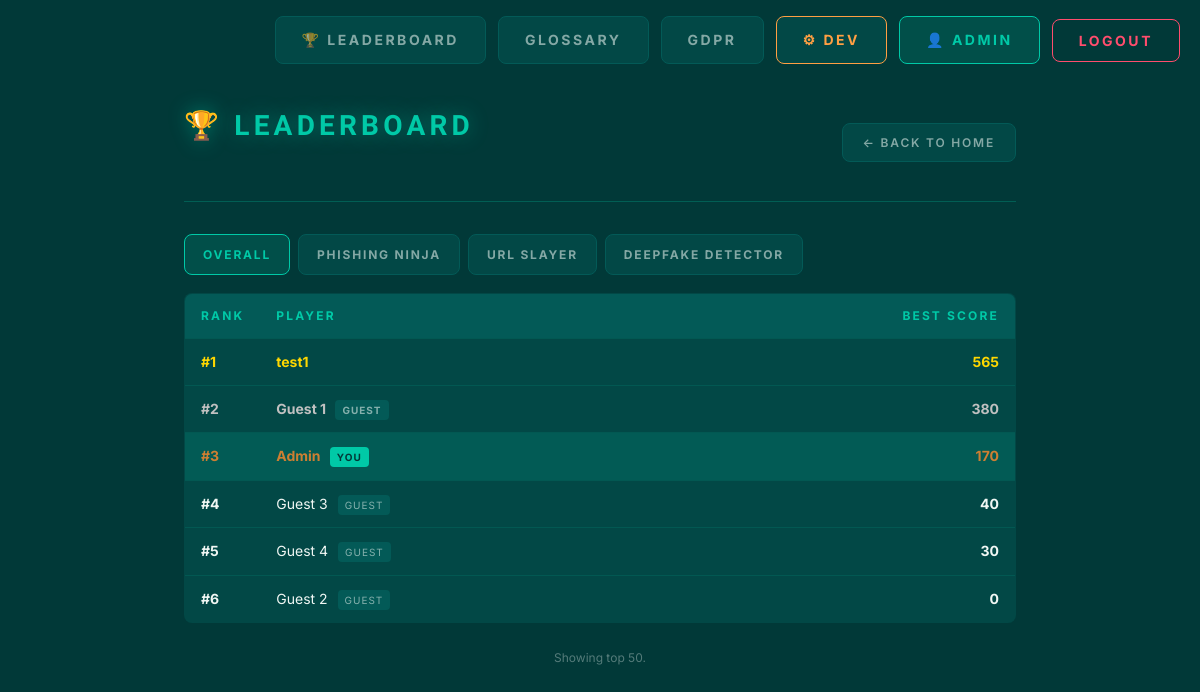
Page /leaderboard/ (signed in) on the committed database.
### game/models.py (models this page shows, shortened)
class GuestPlayer(models.Model):
    session_key  = models.CharField(max_length=64, unique=True, db_index=True)
    display_name = models.CharField(max_length=32)
    created_at   = models.DateTimeField(auto_now_add=True)
    class Meta:
        ordering = ['created_at']

### game/views.py (the view)
# urls.py: path('leaderboard/',     views.leaderboard_view,    name='leaderboard'),
def leaderboard_view(request):
    game_filter = request.GET.get('game', 'total')
    rows = []
    if game_filter in ('email', 'url', 'ai'):
        qs = (
            GameSession.objects
            .filter(game=game_filter)
            .values('user__username', 'guest__display_name', 'user_id', 'guest_id')
            .annotate(best=Max('score'))
            .order_by('-best')[:50]
        )
        for r in qs:
            name = r['user__username'] or r['guest__display_name'] or 'Unknown'
            rows.append({
                'name':     name,
                'is_guest': r['guest_id'] is not None,
                'is_you':   request.user.is_authenticated and r['user__username'] == request.user.username,
                'score':    r['best'],
            })
    else:
        agg = {}
        for game_code, _ in GAME_CHOICES:
            for s in (
                GameSession.objects
                .filter(game=game_code)
                .values('user_id', 'guest_id', 'user__username', 'guest__display_name')
                .annotate(best=Max('score'))
            ):
                key = ('u', s['user_id']) if s['user_id'] else ('g', s['guest_id'])
                if key not in agg:
                    agg[key] = {
                        'name':     s['user__username'] or s['guest__display_name'] or 'Unknown',
                        'is_guest': s['guest_id'] is not None,
                        'is_you':   request.user.is_authenticated and s['user__username'] == request.user.username,
                        'score':    0,
                    }
                agg[key]['score'] += s['best'] or 0
        rows = sorted(agg.values(), key=lambda x: -x['score'])[:50]
    return render(request, 'game/leaderboard.html', {
        'rows': rows,
        'game_filter': game_filter,
        'tabs': [
            ('total', 'Overall'),
            ('email', 'Phishing Ninja'),
            ('url',   'URL Slayer'),
            ('ai',    'Deepfake Detector'),
        ],
    })

### game/templates/game/leaderboard.html (shortened to what this page needs)
{% load static %}
<!DOCTYPE html>
<html lang="en">
<head>
    <link rel="stylesheet" href="{% static 'css/style.css' %}">
</head>
<body>
    {% include 'game/navbar.html' %}
    <div class="container leaderboard-container">
        <div class="header">
            <h1>🏆 Leaderboard</h1>
            <a href="{% url 'home' %}" class="back-link">← Back to Home</a>
        </div>
        <div class="leaderboard-tabs">
            {% for code, label in tabs %}
                <a href="?game={{ code }}" class="tab-btn {% if game_filter == code %}active{% endif %}">{{ label }}</a>
            {% endfor %}
        </div>
        {% if rows %}
        <table class="leaderboard-table">
            <thead>
                <tr><th class="rank-cell">Rank</th><th>Player</th><th class="score-cell">Best Score</th></tr>
            </thead>
            <tbody>
                {% for row in rows %}
                <tr class="{% if row.is_you %}is-you{% endif %}">
                    <td class="rank-cell">#{{ forloop.counter }}</td>
                    <td>
                        {{ row.name }}
                        {% if row.is_guest %}<span class="guest-tag">Guest</span>{% endif %}
                        {% if row.is_you %}<span class="guest-tag" style="background:var(--green); color:var(--bg);">You</span>{% endif %}
                    </td>
                    <td class="score-cell">{{ row.score }}</td>
                </tr>
                {% endfor %}
            </tbody>
        </table>
        {% else %}
        <p style="text-align:center; color:var(--text-dim); padding:40px;">
            No scores yet. Be the first to play!
        </p>
        {% endif %}
        <p style="text-align:center; margin-top:24px; font-size:var(--font-xs); color:var(--text-muted);">
            Showing top 50.
        </p>
    </div>
</body>
</html>

### game/templates/game/navbar.html (shortened to what this page needs)
<div class="nav-bar">
    <a href="{% url 'leaderboard' %}" class="nav-btn">🏆 Leaderboard</a>
    <a href="{% url 'glossary' %}" class="nav-btn">Glossary</a>
    <a href="{% url 'gdpr' %}" class="nav-btn">GDPR</a>
    {% if user.is_authenticated %}
        {% if user.is_staff %}
            <a href="{% url 'dev_dashboard' %}" class="nav-btn nav-btn-dev">⚙ Dev</a>
        {% endif %}
        <a href="{% url 'profile' %}" class="nav-btn profile-btn">👤 {{ user.username }}</a>
        <form action="{% url 'logout' %}" method="post" class="nav-form">
            <button type="submit" class="nav-btn logout-btn">Logout</button>
        </form>
    {% else %}
        <a href="{% url 'login' %}" class="nav-btn">Login</a>
        <a href="{% url 'register' %}" class="nav-btn">Register</a>
    {% endif %}
</div>

### rows in the picture
GuestPlayer: name "Guest 1", shows "GUEST", score "380"
GuestPlayer: name "Guest 3", shows "GUEST", score "40"
GuestPlayer: name "Guest 4", shows "GUEST", score "30"
GuestPlayer: name "Guest 2", shows "GUEST", score "0"

### other values in the picture
{{ user.username }} "ADMIN"
{{ label }} "OVERALL" "PHISHING NINJA" "URL SLAYER" "DEEPFAKE DETECTOR"
{{ row.name }} "test1"
{{ row.score }} "565"
{{ row.name }} "Admin"
{{ row.score }} "170"
